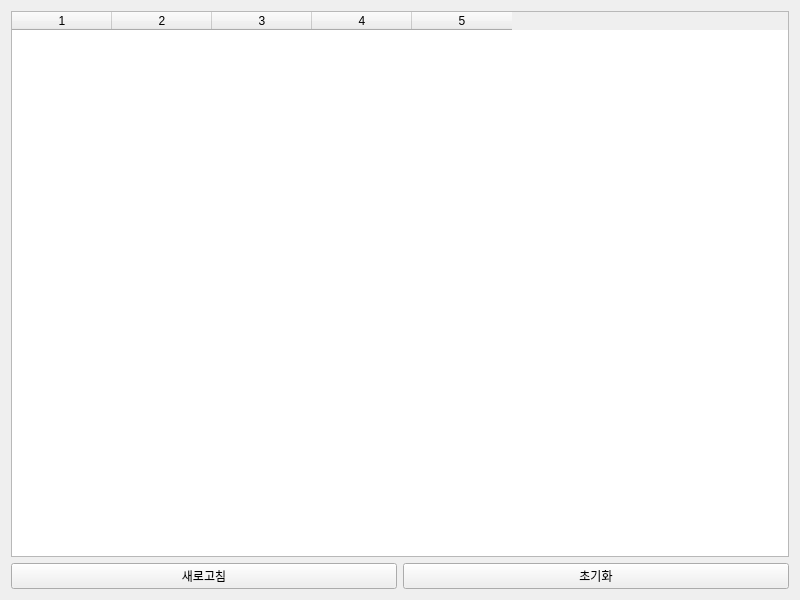
<?xml version="1.0" encoding="UTF-8"?>
<ui version="4.0">
 <class>SignalMonitorForm</class>
 <widget class="QWidget" name="SignalMonitorForm">
  <property name="geometry">
   <rect>
    <x>0</x>
    <y>0</y>
    <width>800</width>
    <height>600</height>
   </rect>
  </property>
  <property name="windowTitle">
   <string>시그널 모니터</string>
  </property>
  <layout class="QVBoxLayout" name="verticalLayout">
   <item>
    <widget class="QTableWidget" name="tableSignals">
     <property name="columnCount">
      <number>5</number>
     </property>
    </widget>
   </item>
   <item>
    <layout class="QHBoxLayout" name="horizontalLayout">
     <item>
      <widget class="QPushButton" name="btnRefresh">
       <property name="text">
        <string>새로고침</string>
       </property>
      </widget>
     </item>
     <item>
      <widget class="QPushButton" name="btnClear">
       <property name="text">
        <string>초기화</string>
       </property>
      </widget>
     </item>
    </layout>
   </item>
  </layout>
 </widget>
 <resources/>
 <connections/>
</ui>
